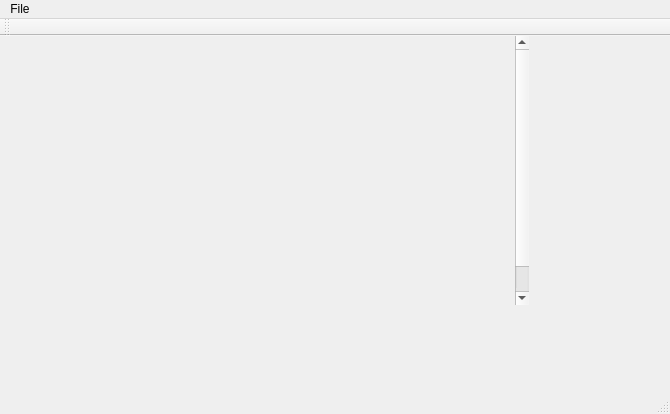
<?xml version="1.0" encoding="UTF-8"?>
<ui version="4.0">
 <class>MainWindow</class>
 <widget class="QMainWindow" name="MainWindow">
  <property name="geometry">
   <rect>
    <x>0</x>
    <y>0</y>
    <width>670</width>
    <height>414</height>
   </rect>
  </property>
  <property name="windowTitle">
   <string>MainWindow</string>
  </property>
  <widget class="QWidget" name="centralWidget">
   <widget class="QScrollArea" name="scrollArea">
    <property name="geometry">
     <rect>
      <x>0</x>
      <y>0</y>
      <width>529</width>
      <height>269</height>
     </rect>
    </property>
    <property name="frameShape">
     <enum>QFrame::NoFrame</enum>
    </property>
    <property name="widgetResizable">
     <bool>true</bool>
    </property>
    <widget class="DrawWidget" name="drawWidget">
     <property name="geometry">
      <rect>
       <x>0</x>
       <y>0</y>
       <width>300</width>
       <height>300</height>
      </rect>
     </property>
     <property name="minimumSize">
      <size>
       <width>300</width>
       <height>300</height>
      </size>
     </property>
     <property name="maximumSize">
      <size>
       <width>300</width>
       <height>300</height>
      </size>
     </property>
    </widget>
   </widget>
  </widget>
  <widget class="QMenuBar" name="menuBar">
   <property name="geometry">
    <rect>
     <x>0</x>
     <y>0</y>
     <width>670</width>
     <height>21</height>
    </rect>
   </property>
   <widget class="QMenu" name="menuFile">
    <property name="title">
     <string>File</string>
    </property>
    <widget class="QMenu" name="menuText">
     <property name="title">
      <string>Text</string>
     </property>
     <addaction name="actionShow"/>
     <addaction name="actionHide"/>
    </widget>
    <addaction name="actionSize_up"/>
    <addaction name="actionSize_down"/>
    <addaction name="actionNext"/>
    <addaction name="menuText"/>
   </widget>
   <addaction name="menuFile"/>
  </widget>
  <widget class="QToolBar" name="mainToolBar">
   <attribute name="toolBarArea">
    <enum>TopToolBarArea</enum>
   </attribute>
   <attribute name="toolBarBreak">
    <bool>true</bool>
   </attribute>
  </widget>
  <widget class="QStatusBar" name="statusBar"/>
  <action name="actionSize_up">
   <property name="text">
    <string>Size up</string>
   </property>
   <property name="shortcut">
    <string>Up</string>
   </property>
  </action>
  <action name="actionSize_down">
   <property name="text">
    <string>Size down</string>
   </property>
   <property name="shortcut">
    <string>Down</string>
   </property>
  </action>
  <action name="actionNext">
   <property name="text">
    <string>Next</string>
   </property>
   <property name="shortcut">
    <string>Return</string>
   </property>
  </action>
  <action name="actionShow">
   <property name="text">
    <string>Show</string>
   </property>
  </action>
  <action name="actionHide">
   <property name="text">
    <string>Hide</string>
   </property>
  </action>
 </widget>
 <layoutdefault spacing="6" margin="11"/>
 <customwidgets>
  <customwidget>
   <class>DrawWidget</class>
   <extends>QWidget</extends>
   <header>drawwidget.h</header>
   <container>1</container>
  </customwidget>
 </customwidgets>
 <resources/>
 <connections/>
</ui>
